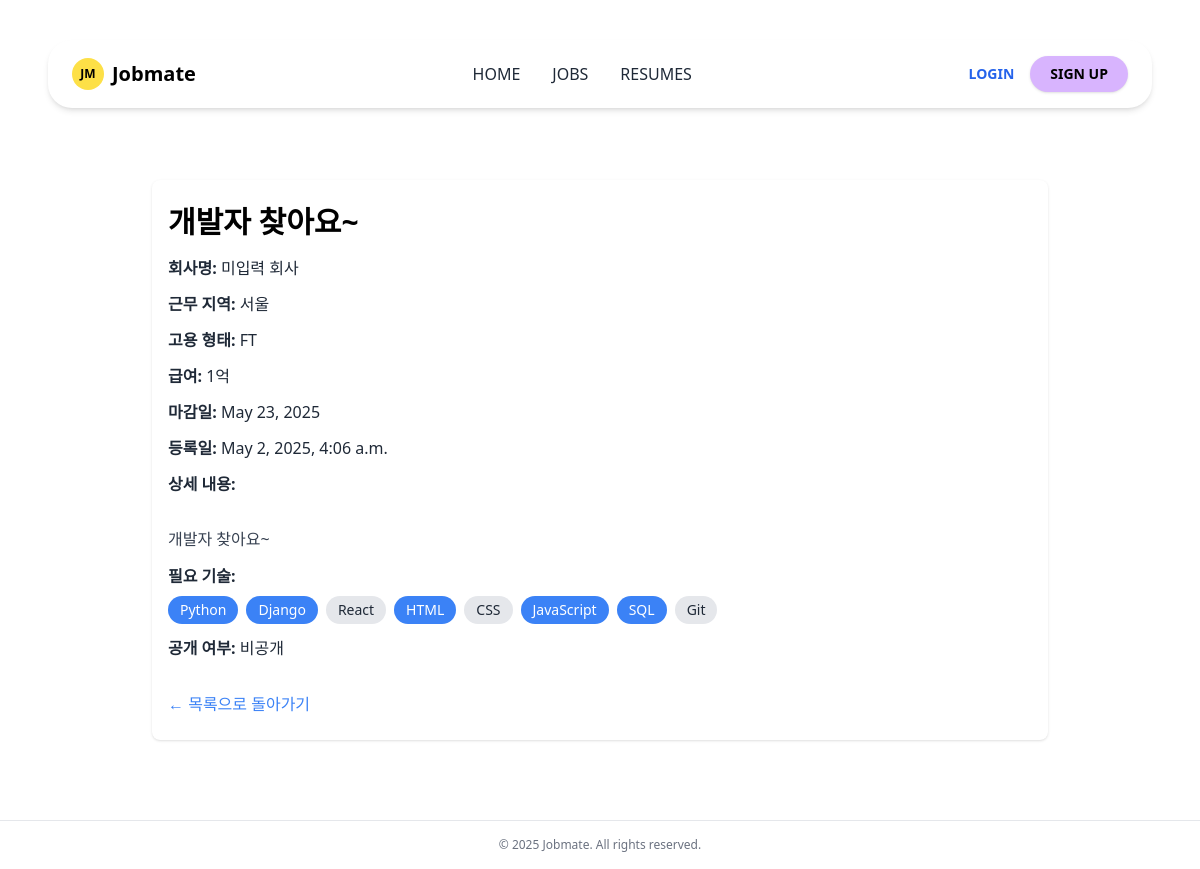
Page /jobs/1/ on the committed database.
### jobs/models.py (models this page shows, shortened)
class Job(models.Model):
    JOB_TYPE_CHOICES = [
        ('FT', '정규직'),
        ('PT', '파트타임'),
        ('CT', '계약직'),
        ('FR', '프리랜서'),
        ('IN', '인턴'),
    ]
    title = models.CharField(max_length=200)
    company_name = models.CharField(max_length=100, default='미입력 회사')
    location = models.CharField(max_length=100, blank=True)
    job_type = models.CharField(max_length=2, choices=JOB_TYPE_CHOICES, default='FT')
    salary = models.CharField(max_length=100, blank=True)
    description = models.TextField()
    deadline = models.DateField(null=True, blank=True)
    skills = models.CharField(max_length=200, blank=True, help_text='예: Python, Django')
    is_published = models.BooleanField(default=True)
    created_at = models.DateTimeField(auto_now_add=True)
    author = models.ForeignKey(settings.AUTH_USER_MODEL, on_delete=models.CASCADE,null=True)

### jobs/views.py (the view)
# urls.py: path('<int:pk>/', views.job_detail, name='job_detail'),  # ✅ 상세 페이지 URL 추가
def job_detail(request, pk):
    job = get_object_or_404(Job, pk=pk)
    has_applied = False
    if request.user.is_authenticated:
        try:
            user_profile = request.user.userprofile
            has_applied = job.applications.filter(user_profile=user_profile).exists()
        except:
            pass  # userprofile 없을 경우는 지원 안 한 걸로 간주
    return render(request, 'jobs/job_detail.html', {
        'job': job,
        'has_applied': has_applied
    })

### accounts/templatetags/split_filters.py (called while the page is built)
@register.filter
def split(value, delimiter=','):
    return value.split(delimiter)

### jobs/templates/jobs/job_detail.html (shortened to what this page needs)
{% extends "base.html" %}
{% load split_filters %}
{% block content %}
<div class="max-w-4xl mx-auto mt-10 px-4 bg-white p-6 rounded-lg shadow">
  <h1 class="text-3xl font-bold mb-4">{{ job.title }}</h1>
  <div class="space-y-3 text-gray-800 text-base">
    <p><strong>회사명:</strong> {{ job.company_name }}</p>
    <p><strong>근무 지역:</strong> {{ job.location }}</p>
    <p><strong>고용 형태:</strong> {{ job.job_type }}</p>
    <p><strong>급여:</strong> {{ job.salary }}</p>
    <p><strong>마감일:</strong> {{ job.deadline }}</p>
    <p><strong>등록일:</strong> {{ job.created_at }}</p>
    <div>
      <strong>상세 내용:</strong>
      <div class="mt-1 text-gray-700 whitespace-pre-line leading-relaxed">
        {{ job.description }}
      </div>
    </div>
    <div>
      <strong>필요 기술:</strong>
      {% with all_skills="Python,Django,React,HTML,CSS,JavaScript,SQL,Git"|split:"," %}
      {% with job.skills|split:"," as skill_list %}
        <div class="flex flex-wrap gap-2 mt-2">
          {% for skill in all_skills %}
            {% if skill in skill_list %}
              <span class="px-3 py-1 rounded-full bg-blue-500 text-white text-sm">{{ skill }}</span>
            {% else %}
              <span class="px-3 py-1 rounded-full bg-gray-200 text-sm">{{ skill }}</span>
            {% endif %}
          {% endfor %}
        </div>
      {% endwith %}
      {% endwith %}
    </div>
    <p><strong>공개 여부:</strong> {{ job.is_published|yesno:"공개,비공개" }}</p>
  </div>
  <a href="{% url 'jobs:job_list' %}" class="inline-block mt-8 text-blue-500 hover:underline">← 목록으로 돌아가기</a>
</div>
{% endblock %}

### rows in the picture
Job: title "개발자 찾아요~", company_name "미입력 회사", location "서울", job_type "FT", salary "1억", deadline "May 23, 2025", created_at "May 2, 2025, 4:06 a.m.", description "개발자 찾아요~", is_published "비공개"

### other values in the picture
{{ skill }} "Python" "Django" "HTML" "JavaScript" "SQL"
{{ skill }} "React" "CSS" "Git"
